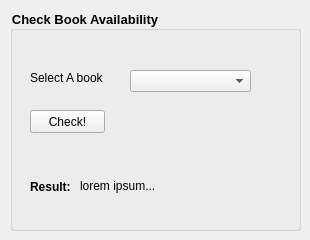
      <widget class="QWidget" name="page_5">
       <widget class="QGroupBox" name="groupBox_9">
        <property name="geometry">
         <rect>
          <x>10</x>
          <y>10</y>
          <width>291</width>
          <height>221</height>
         </rect>
        </property>
        <property name="font">
         <font>
          <pointsize>10</pointsize>
          <weight>75</weight>
          <bold>true</bold>
         </font>
        </property>
        <property name="styleSheet">
         <string notr="true">selection-background-color: rgb(235, 252, 255);</string>
        </property>
        <property name="title">
         <string>Check Book Availability</string>
        </property>
        <widget class="QLabel" name="label_55">
         <property name="geometry">
          <rect>
           <x>20</x>
           <y>170</y>
           <width>47</width>
           <height>13</height>
          </rect>
         </property>
         <property name="font">
          <font>
           <weight>75</weight>
           <bold>true</bold>
          </font>
         </property>
         <property name="text">
          <string>Result:</string>
         </property>
        </widget>
        <widget class="QPushButton" name="pushButton_7">
         <property name="geometry">
          <rect>
           <x>20</x>
           <y>100</y>
           <width>75</width>
           <height>23</height>
          </rect>
         </property>
         <property name="cursor">
          <cursorShape>PointingHandCursor</cursorShape>
         </property>
         <property name="text">
          <string>Check!</string>
         </property>
        </widget>
        <widget class="QLabel" name="label_56">
         <property name="geometry">
          <rect>
           <x>20</x>
           <y>60</y>
           <width>131</width>
           <height>16</height>
          </rect>
         </property>
         <property name="text">
          <string>Select A book</string>
         </property>
        </widget>
        <widget class="QComboBox" name="comboBox">
         <property name="geometry">
          <rect>
           <x>120</x>
           <y>60</y>
           <width>121</width>
           <height>22</height>
          </rect>
         </property>
        </widget>
        <widget class="QLabel" name="label_57">
         <property name="geometry">
          <rect>
           <x>70</x>
           <y>160</y>
           <width>151</width>
           <height>31</height>
          </rect>
         </property>
         <property name="text">
          <string>lorem ipsum...</string>
         </property>
        </widget>
       </widget>
      </widget>
